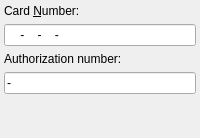
                <widget class="QWidget" name="page_4">
                 <layout class="QVBoxLayout">
                  <property name="leftMargin">
                   <number>4</number>
                  </property>
                  <property name="topMargin">
                   <number>4</number>
                  </property>
                  <property name="rightMargin">
                   <number>4</number>
                  </property>
                  <property name="bottomMargin">
                   <number>4</number>
                  </property>
                  <item>
                   <widget class="QLabel" name="labelCardNumber">
                    <property name="sizePolicy">
                     <sizepolicy hsizetype="MinimumExpanding" vsizetype="Minimum">
                      <horstretch>0</horstretch>
                      <verstretch>0</verstretch>
                     </sizepolicy>
                    </property>
                    <property name="text">
                     <string>Card &amp;Number:</string>
                    </property>
                    <property name="buddy">
                     <cstring>editCardNumber</cstring>
                    </property>
                   </widget>
                  </item>
                  <item>
                   <widget class="QLineEdit" name="editCardNumber">
                    <property name="sizePolicy">
                     <sizepolicy hsizetype="MinimumExpanding" vsizetype="Fixed">
                      <horstretch>0</horstretch>
                      <verstretch>0</verstretch>
                     </sizepolicy>
                    </property>
                    <property name="minimumSize">
                     <size>
                      <width>60</width>
                      <height>0</height>
                     </size>
                    </property>
                    <property name="maximumSize">
                     <size>
                      <width>199</width>
                      <height>16777215</height>
                     </size>
                    </property>
                    <property name="inputMask">
                     <string>0000-0000-0000-0000</string>
                    </property>
                    <property name="text">
                     <string>---</string>
                    </property>
                    <property name="cursorPosition">
                     <number>19</number>
                    </property>
                   </widget>
                  </item>
                  <item>
                   <widget class="QLabel" name="labelAuthNumber">
                    <property name="text">
                     <string>Authorization number:</string>
                    </property>
                   </widget>
                  </item>
                  <item>
                   <widget class="QLineEdit" name="editCardAuthNumber">
                    <property name="text">
                     <string>-</string>
                    </property>
                   </widget>
                  </item>
                  <item>
                   <spacer name="verticalSpacer">
                    <property name="orientation">
                     <enum>Qt::Vertical</enum>
                    </property>
                    <property name="sizeHint" stdset="0">
                     <size>
                      <width>20</width>
                      <height>40</height>
                     </size>
                    </property>
                   </spacer>
                  </item>
                 </layout>
                </widget>
